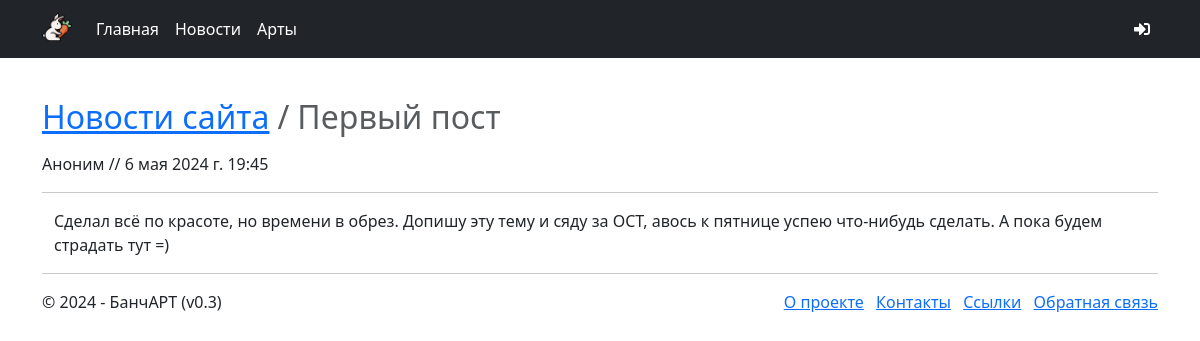
Page /news/site/1 on the committed database.
### news/models.py (models this page shows)
class articles(models.Model):
    title = models.CharField('Заголовок', max_length = 50)
    description = models.CharField('Описание', max_length = 200)
    text = models.TextField('Текст')
    data = models.DateTimeField('Дата публикации', default = datetime.now())
    author = models.ForeignKey(User, null = True, blank = True,
    on_delete = models.SET_NULL, verbose_name = 'Автор')
    def __str__(self):
        return self.title
    class Meta:
        ordering = ["-data"]
        verbose_name_plural = 'новости'
        verbose_name = 'новость'

### news/views.py (the view)
# urls.py: path('site/<int:n>', views.article, name='article'),
def article(request, n):
    artcl = articles.objects.get(id = n)
    assert isinstance(request, HttpRequest)
    return render(
        request, 'news/article.html',
        {
            'title':artcl,
            'year':datetime.now().year,
        }
    )

### news/templates/news/article.html (shortened to what this page needs)
{% extends "main/layout.html" %}
{% block content %}
<h2>
	<nav aria-label="breadcrumb">
		<ol class="breadcrumb">
			<li class="breadcrumb-item"><a href="{% url 'news' %}">Новости сайта</a></li>
			<li class="breadcrumb-item active" aria-current="page">
				{{ title }}
			</li>
		</ol>
	</nav>
</h2>
{% if title.author %}
<p>{{ title.author }} // {{ title.data }}</p><hr />
{% else %}
<p>Аноним // {{ title.data }}</p><hr />
{% endif %}
<div class="container">
	<div class="bs-callout bs-callout-danger">
		<p>{{ title.text }}</p>
	</div>
</div>
{% endblock %}

### rows in the picture
articles: title "Первый пост", data "6 мая 2024 г. 19:45", text "Сделал всё по красоте, но времени в обрез. Допишу эту тему и сяду за ОСТ, авось к пятнице успею что-нибудь сделать. А пока будем страдать тут =)"
